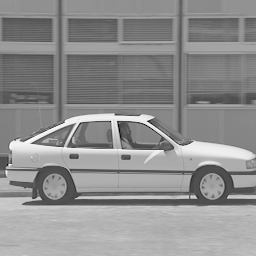
#> input picture assignment5/videos/images_car/car1.bmp, 256 x 256 px; the run also reads 2 pictures not shown here
$ jupyter execute assignment5.ipynb
#> lines starting #> are read from the running program, lines starting #| are printed output that depends on the picture
# CIM Assignment 5 - Experiments with Hybrid Video Encoding/Decoding Scheme

**Course**: Multimedia Information Codification
**Academic Year**: 2025/2026
**Authors**: Guilherme Rodrigues 202208878, João Oliveira 202205302
**Date**: May 2026

## Introduction & Project Objectives

The purpose of this assignment is to apply and consolidate theoretical and practical knowledge regarding hybrid transform-based and perceptually-aware media compression. These core techniques form the foundational building blocks of state-of-the-art image and video compression standards.

## Key Objectives

- Implement a Simplified Hybrid Encoder/Decoder: Develop a functional, baseline video codec utilizing intra-frame (I-frame), predictive (P-frame), and bidirectional (B-frame) compression modes.

- Integrate Core Video Coding Tools: Build and test independent functions for block-based 2D Discrete Cosine Transform (DCT2), matrix-based quantization, motion estimation, and motion compensation.

- Analyze Parameter Trade-offs: Systematically evaluate how varying encoding parameters—such as Group of Pictures (GOP) structures, Macroblock (MB) sizes, pixel accuracy, and quantization scale factors—impact the compression rate and visual quality.

- Performance Evaluation: Quantify performance by measuring the total bit budget against objective perceptual quality metrics, specifically Peak Signal-to-Noise Ratio (PSNR) and Structural Similarity Index (SSIM).

## Importing libraries

[cell 1]
import cv2
import matplotlib.pyplot as plt
import numpy as np
import os
from skimage.metrics import structural_similarity as ssim
import heapq
from scipy.ndimage import zoom
from scipy.fftpack import dct, idct

DEBUG = 0 # To make various experiments that may take a lot of time

# Defining the paths and extensions
img_folder_path = './videos/images_car'
extensions = ('.bmp')

## 1. Experiments with Hybrid Video Encoding

In this phase, we compress an incoming video sequence by isolating and processing only the luminance channel to optimize computational and perceptual efficiency. The encoding workflow sequentially chains motion estimation, block-based spatial transformations, and integer-division quantization matrices.

## 1.1.i) Image Import and Color Space Conversion

- Process: This component handles importing sequentially named image structures (e.g., .bmp frames from the car video sequence) and handles displaying them on screen.

- Color Space Flexibility: The system handles dynamic conversions from the default RGB space into alternative perceptually separated representations, specifically YCrCb, LAB, or HSV, depending on the specified user selection parameter.

- Luminance Extraction: Once split, only the luminance component (Y, L, or V) is passed down the pipeline, while color channels are preserved or set aside to assess spatial-temporal complexity efficiently.

[cell 2]
# Create a list of images
image_files = sorted(os.listdir(img_folder_path),key=lambda x: int(x.replace("car", "").replace(".bmp", "")))

# Selection for different color spaces
clr_space = 0 # 0 for YCrCb; 1 for LAB; 2 for VHS

# Function responsible for the conversion
def convert(img_path,clr_space = 0):
#> called with img_path = './videos/images_car/car1.bmp', clr_space = 0
    img_bgr = cv2.imread(img_path)
#> img_bgr is the input picture: shape (256, 256, 3); min 0, max 255, mean 143.2
    img_rgb = cv2.cvtColor(img_bgr, cv2.COLOR_BGR2RGB)

    if (clr_space == 0):
        img_converted = cv2.cvtColor(img_rgb, cv2.COLOR_RGB2YCrCb)
#> img_converted: shape (256, 256, 3); mean of channels 0, 1, 2 143.2, 128, 128
        names = 'YCrCb'
    elif (clr_space == 1):
        img_converted = cv2.cvtColor(img_rgb, cv2.COLOR_RGB2LAB)
        names = 'LAB'
    elif (clr_space == 2):
        img_converted = cv2.cvtColor(img_rgb, cv2.COLOR_RGB2HSV)
        names = 'HSV'

    return cv2.split(img_converted), names, img_rgb

### Displaying set of images and respective conversion
Each frame is shown alongside its separated channel components to verify correct conversion.

[cell 3]
for filename in image_files:
    path = os.path.join(img_folder_path, filename)
    print(filename)

    channels, titles, original_img = convert(path, clr_space)
#> titles = 'YCrCb'

    if clr_space == 0 :
        Y  = []
        Cb = []
        Cr = []
        components = [Y,Cb,Cr]
        components_names = ["Y","Cb","Cr"]
    elif clr_space == 1:
        L = []
        A = []
        B = []
        components = [L,A,B]
        components_names = ["L","A","B"]
    elif clr_space == 2:
        H = []
        S = []
        V = []
        components = [H,S,V]
        components_names = ["H","S","V"]

    components = channels

    plt.figure(figsize=(15, 5))

    plt.subplot(1, 4, 1)
    plt.imshow(original_img)
    plt.title(f"Original Image: {filename}")
    plt.axis('off')

    for i in range(2,5) :
        plt.subplot(1,4,i)
        plt.imshow(components[i-2])
        plt.title(f"{components_names[i-2]} channel image: {filename}")

    plt.tight_layout()
    plt.show()
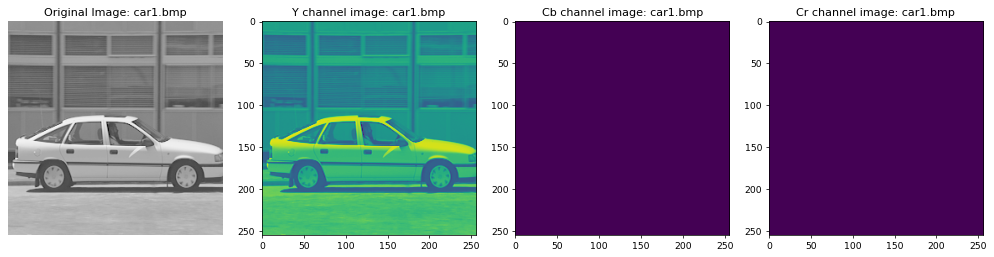
#> figure drawn by matplotlib, 4 panels

## 1.1.ii)

### Mean Squared Error
MSE is used as the error metric inside block_matching_v2 to find the best-matching reference block for each macroblock.

[cell 4]
def mse(block_a, block_b):
    diff = block_a.astype(np.float32) - block_b.astype(np.float32)
    return np.mean(diff ** 2)

## 1.1.ii) & 1.1.iii) Variable Block-Size Motion Estimation

- Process: This function calculates motion vectors on a Macroblock (MB) basis relative to reference frames. It computes the optimal motion shift using a fast search method.

- Input Parameters: The function accepts an anchor image block, reference frames (one frame for forward-predictive P-mode or two frames for bidirectional B-mode), an encoding mode selector, target pixel accuracy, and a search window size configuration.

- Variable Macroblock Support: To adaptively capture varying motion complexities, block dimensions can scale dynamically from a standard 16x16 size down to a granular 4x4 matrix layout.

- Outputs: For each processed block, the algorithm outputs its calculated coordinate motion vector pair alongside the corresponding residual difference block.

[cell 5]
def block_matching_v2(target_frame, references, mode='P', accuracy=1, window_size=15, block_size=16, min_block_size=4):

    # Ensure block_size doesn't go below the allowed minimum
    current_block_size = max(block_size, min_block_size)

    height, width = target_frame.shape
    search_range = window_size * accuracy

    # Initialize output arrays based on the current block size
    motion_vectors = np.zeros((height // current_block_size, width // current_block_size, 2), dtype=float) # Each macro block is represented by a pair (2) of coordinates -> dx,dy
    diff_blocks = np.zeros((height // current_block_size, width // current_block_size, current_block_size, current_block_size), dtype=np.float32)

    # Upsample frames when sub-pixel accuracy is requested, for both anchor and reference images
    if accuracy > 1:
        target_upscaled = zoom(target_frame.astype(np.float32), accuracy, order=1)
        refs_up = [zoom(r.astype(np.float32), accuracy, order=1) for r in references]
    else:
        target_upscaled = target_frame.astype(np.float32)
        refs_up = [r.astype(np.float32) for r in references]

    bs_up = current_block_size * accuracy

    # --- START OF SCRIPT -----------

    for i in range(0, height - current_block_size + 1, current_block_size):    # Iterating vertically by current_block_size 16 by 16
        for j in range(0, width - current_block_size + 1, current_block_size): # Iterating horizontally by current_block_size

            best_mse = float('inf')
            best_mv = (0, 0)
            best_ref = 0

            # Extract anchor block at upsampled resolution

            block_up = target_upscaled[(i * accuracy) : ((i + current_block_size) * accuracy), (j * accuracy):((j + current_block_size) * accuracy)] # Extracting the current 16x16 block

            if (mode == 'B' and len(references) > 1): # Since it's bidirectional it can use both previous and following images
                ref_range = range(2)
            else:
                ref_range = range(1)

            for ref_idx in ref_range: # Iterating through the image(s)
                ref_up = refs_up[ref_idx]
                h_up, w_up = ref_up.shape

                for x in range(-search_range, search_range + 1):
                    for y in range(-search_range, search_range + 1): # Same process as before
                        ri, ci = i * accuracy + x, j * accuracy + y

                        if 0 <= ri <= h_up - bs_up and 0 <= ci <= w_up - bs_up:
                            candidate = ref_up[ri: (ri + bs_up) , ci: (ci + bs_up)]
                            error = mse(block_up, candidate)

                            if error < best_mse:
                                best_mse = error
                                best_mv = (x / accuracy, y / accuracy)
                                best_ref = ref_idx

            motion_vectors[i // current_block_size, j // current_block_size] = best_mv

    # --- END OF SCRIPT -----------

            # Reconstruct the predicted block for the residual
            bx = int(round((i + best_mv[0]) * accuracy))
            by = int(round((j + best_mv[1]) * accuracy))
            ref_up_best = refs_up[best_ref]
            h_up, w_up = ref_up_best.shape

            if 0 <= bx <= h_up - bs_up and 0 <= by <= w_up - bs_up:
                predicted_up = ref_up_best[bx:bx + bs_up, by:by + bs_up]
                if accuracy > 1:
                    predicted = zoom(predicted_up, 1.0 / accuracy, order=1)
                else:
                    predicted = predicted_up
            else:
                predicted = target_frame[i:i + current_block_size, j:j + current_block_size].astype(np.float32)

            # Store the difference (Residual)
            actual_block = target_frame[i:i + current_block_size, j:j + current_block_size].astype(np.float32)
            diff_blocks[i // current_block_size, j // current_block_size] = actual_block - predicted

    return motion_vectors, diff_blocks

## 1.1.iv) Motion Vector Visualization

- Process: To visually inspect and debug the accuracy of our fast-search block matching, this routine overlays the calculated motion vectors onto the frame layout.

- Objective: Plotting these vectors allows us to observe spatial correlation trends, detect high-motion regions, and visually evaluate tracking efficiency.

[cell 6]
def plot_motion_vectors(anchor_frame, motion_vectors, block_size=16):

    cols, rows, _ = motion_vectors.shape

    cy = np.array([i * block_size + block_size // 2 for i in range(rows)])  # vertical centres
    cx = np.array([j * block_size + block_size // 2 for j in range(cols)])  # horizontal centres

    CX, CY = np.meshgrid(cx, cy)  # shape (rows, cols) each

    DY = motion_vectors[:, :, 0]  # row offsets
    DX = motion_vectors[:, :, 1]  # column offsets

    plt.figure(figsize=(10, 8))
    plt.imshow(anchor_frame, cmap='gray', vmin=0, vmax=255)
    plt.quiver(CX, CY, DX, DY,
               color='red',
               angles='xy',       # angles measured in display space
               scale_units='xy',  # arrow length in pixel units
               scale=1)           # 1 pixel of MV = 1 pixel on screen

    plt.title("Motion Vectors")
    plt.axis("off")
    plt.tight_layout()
    plt.show()

## 1.1.v) 2D Discrete Cosine Transform (DCT2)

- Process: Spatial redundancy within the luminance channel or residual motion-error blocks is minimized by applying a two-dimensional DCT transformation.

- Execution: This function splits the frame component into distinct 8x8 pixel blocks, invoking successive operations to map spatial intensities into equivalent frequency-domain coefficients.

[cell 7]
def zigzag_order():
    return [
    (0,0), (0,1), (1,0), (2,0), (1,1), (0,2), (0,3), (1,2), (2,1), (3,0), (4,0), (3,1), (2,2), (1,3), (0,4), (0,5),
    (1,4), (2,3), (3,2), (4,1), (5,0), (6,0), (5,1), (4,2), (3,3), (2,4), (1,5), (0,6), (0,7), (1,6), (2,5), (3,4),
    (4,3), (5,2), (6,1), (7,0), (7,1), (6,2), (5,3), (4,4), (3,5), (2,6), (1,7), (2,7), (3,6), (4,5), (5,4), (6,3),
    (7,2), (7,3), (6,4), (5,5), (4,6), (3,7), (4,7), (5,6), (6,5), (7,4), (7,5), (6,6), (5,7), (6,7), (7,6), (7,7)
    ]


def dct_process(image):

    height, width = image.shape # The image should be a multiple of 8
    h_blocks, w_blocks = height//8, width//8
    dct_blocks = np.zeros((h_blocks,w_blocks,8,8))

    for i in range(h_blocks):
        for j in range(w_blocks):
            block = image[i*8:(i+1)*8, j*8:(j+1)*8].astype(float)
            dct_blocks[i, j] = dct(dct(block, norm='ortho'), norm='ortho', axis=1) # The same as doing T.Block.T'. Orthogonalized variant

    return dct_blocks, (h_blocks, w_blocks)


def idct_process(dct_blocks, h_blocks, w_blocks):
    recovered = np.zeros((h_blocks*8, w_blocks*8))

    ZIGZAG_ORDER = zigzag_order()

    for i in range(h_blocks):
        for j in range(w_blocks):
            block = dct_blocks[i, j]
            recovered[i*8:(i+1)*8, j*8:(j+1)*8] = idct(idct(block, norm='ortho'), norm='ortho', axis=1)

    return recovered

## 1.1.vi) Matrix-Based Quantization

- Process: This function performs lossy compression via an element-wise integer division of the 8x8 frequency coefficient blocks.

- MPEG Scaling Principle: The division utilizes scaled quantization matrices. It applies a default MPEG intra-frame matrix when processing original pixel values (I-mode), and a dedicated inter-frame matrix for residual motion error blocks (P and B modes).

- Control Mechanism: The user-defined quantization scale factor alters the magnitude of these matrices, acting as the primary control slider to balance overall compression ratios against visual distortions.

[cell 8]
# MPEG default quantisation matrices (MPEG-1/2 spec)
QUANT_MATRIX_I = np.array([
    [ 8, 16, 19, 22, 26, 27, 29, 34],
    [16, 16, 22, 24, 27, 29, 34, 37],
    [19, 22, 26, 27, 29, 34, 34, 38],
    [22, 22, 26, 27, 29, 34, 37, 40],
    [22, 26, 27, 29, 32, 35, 40, 48],
    [26, 27, 29, 32, 35, 40, 48, 58],
    [26, 27, 29, 34, 38, 46, 56, 69],
    [27, 29, 35, 38, 46, 56, 69, 83]
], dtype=np.float32) # For I

QUANT_MATRIX_PB = np.array([
    [16, 17, 18, 19, 20, 21, 22, 23],
    [17, 18, 19, 20, 21, 22, 23, 24],
    [18, 19, 20, 21, 22, 23, 24, 25],
    [19, 20, 21, 22, 23, 24, 26, 27],
    [20, 21, 22, 23, 26, 26, 27, 28],
    [21, 22, 23, 24, 26, 27, 28, 30],
    [22, 23, 24, 26, 27, 28, 30, 31],
    [23, 24, 25, 27, 28, 30, 31, 33]
], dtype=np.float32) # For B and P


def quantise_block(block, mode='I', quant_scale=4):

    base_matrix = QUANT_MATRIX_I if mode == 'I' else QUANT_MATRIX_PB
    scaled_matrix = base_matrix * quant_scale

    q_block = (block / scaled_matrix).astype(np.int16)
    return q_block


def dequantise_block(q_block, mode='I', quant_scale=4):

    base_matrix = QUANT_MATRIX_I if mode == 'I' else QUANT_MATRIX_PB
    scaled_matrix = base_matrix * quant_scale

    block = q_block.astype(np.float32) * scaled_matrix
    return block

## 1.1. Main

Demonstrates all functions from 1.1 sequentially on the car image sequence, verifying each component in isolation before integration.

[cell 9]
# ── 1.1 Main Demo ─────────────────────────────────────────────────────────────
# Parameters
CLR_SPACE   = 0    # 0=YCrCb, 1=LAB, 2=HSV
BLOCK_SIZE  = 16   # Macro-block size (try 8 or 16)
MIN_BLOCK   = 4    # Minimum block size for block_matching_v2
ACCURACY    = 1    # Sub-pixel accuracy (1 = integer pixel)
WINDOW_SIZE = 7    # Motion search window
QUANT_SCALE = 4    # Quantiser scale factor

# ── 1.1.i — Load and convert the first frame ──────────────────────────────────
print("── 1.1.i  Color space conversion ──")

frame0_path = os.path.join(img_folder_path, image_files[0])
channels, space_name, original_rgb = convert(frame0_path, CLR_SPACE)
#> space_name = 'YCrCb'
Y0  = channels[0].astype(np.float32)   # luminance
Cb0 = channels[1]
#> Cb0: shape (256, 256); every value is 128
Cr0 = channels[2]

fig, axes = plt.subplots(1, 4, figsize=(16, 4))
axes[0].imshow(original_rgb);           axes[0].set_title("Original RGB")
axes[1].imshow(Y0,  cmap='gray');       axes[1].set_title(f"Y  ({space_name})")
axes[2].imshow(Cb0, cmap='gray');       axes[2].set_title(f"Cb ({space_name})")
axes[3].imshow(Cr0, cmap='gray');       axes[3].set_title(f"Cr ({space_name})")
for ax in axes: ax.axis('off')
#> this loop made 4 passes
plt.suptitle(f"1.1.i — {image_files[0]}")
plt.tight_layout()
plt.show()
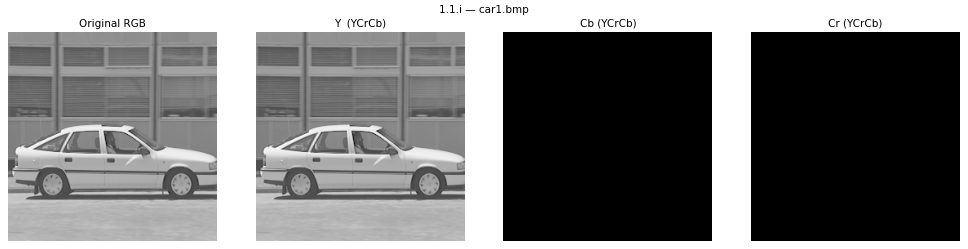
#> figure drawn by matplotlib, 4 panels

# ── Load second frame for motion estimation ────────────────────────────────────
frame1_path = os.path.join(img_folder_path, image_files[1])
channels1, _, _ = convert(frame1_path, CLR_SPACE)
Y1 = channels1[0].astype(np.float32)
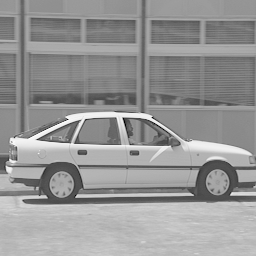
#> Y1: shape (256, 256) float32; min 0, max 254, mean 149.9

# ── 1.1.ii / 1.1.iii — Motion estimation (block_matching_v2) ──────────────────
print("\n── 1.1.ii/iii  Motion estimation ──")

motion_vectors, diff_blocks = block_matching_v2(
    target_frame  = Y1,
    references    = [Y0],
    mode          = 'P',
    accuracy      = ACCURACY,
    window_size   = WINDOW_SIZE,
    block_size    = BLOCK_SIZE,
    min_block_size= MIN_BLOCK
)
#> in block_matching_v2, `refs_up = [r.astype(np.float32) for r in references]`: refs_up = 1 item

print(f"  Anchor frame  : {image_files[1]}")
print(f"  Reference     : {image_files[0]}")
print(f"  MB grid shape : {motion_vectors.shape[:2]}  ({BLOCK_SIZE}×{BLOCK_SIZE} blocks)")
#|   MB grid shape : (16, 16)  (16×16 blocks)
print(f"  MV range dy   : [{motion_vectors[:,:,0].min():.1f}, {motion_vectors[:,:,0].max():.1f}]")
#|   MV range dy   : [-7.0, 7.0]
print(f"  MV range dx   : [{motion_vectors[:,:,1].min():.1f}, {motion_vectors[:,:,1].max():.1f}]")
#|   MV range dx   : [-7.0, 7.0]
print(f"  Residual mean : {np.abs(diff_blocks).mean():.2f}")
#|   Residual mean : 11.49

# Reconstruct full residual image for display
rows_mb, cols_mb = motion_vectors.shape[:2]
residual_img = np.zeros((rows_mb * BLOCK_SIZE, cols_mb * BLOCK_SIZE), dtype=np.float32)
for i in range(rows_mb):
    for j in range(cols_mb):
        residual_img[i*BLOCK_SIZE:(i+1)*BLOCK_SIZE,
                     j*BLOCK_SIZE:(j+1)*BLOCK_SIZE] = diff_blocks[i, j]
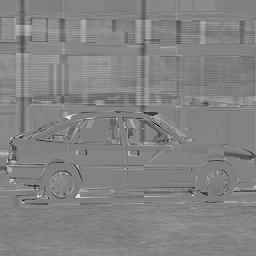
#> residual_img: shape (256, 256) float32; min -167, max 168, mean 5.3; drawn with min black and max white

fig, axes = plt.subplots(1, 3, figsize=(16, 5))
axes[0].imshow(Y0,  cmap='gray', vmin=0, vmax=255); axes[0].set_title(f"Reference  ({image_files[0]})")
axes[1].imshow(Y1,  cmap='gray', vmin=0, vmax=255); axes[1].set_title(f"Anchor     ({image_files[1]})")
axes[2].imshow(np.abs(residual_img), cmap='hot');   axes[2].set_title("Residual |anchor − predicted|")
for ax in axes: ax.axis('off')
#> this loop made 3 passes
plt.suptitle("1.1.ii/iii — Motion Estimation")
plt.tight_layout()
plt.show()
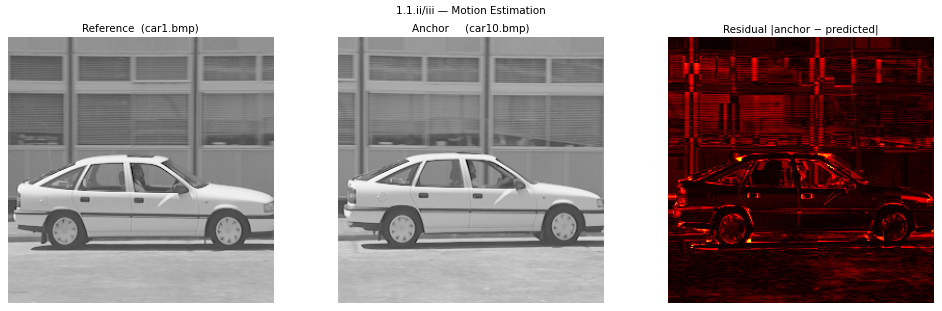
#> figure drawn by matplotlib, 3 panels

# ── 1.1.iv — Plot motion vectors ──────────────────────────────────────────────
print("\n── 1.1.iv  Motion vector plot ──")
plot_motion_vectors(Y1, motion_vectors, block_size=BLOCK_SIZE)
#> in plot_motion_vectors, `plt.show()`:
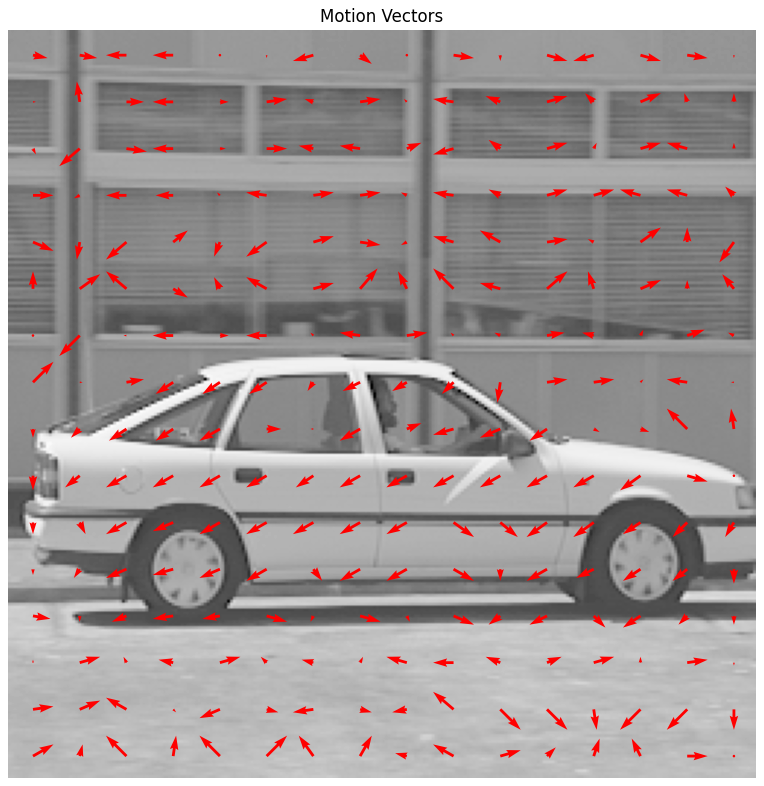
#> figure drawn by matplotlib, 1 panel

# ── 1.1.v — DCT on the first frame (luminance) ────────────────────────────────
print("\n── 1.1.v  DCT / IDCT ──")

# Crop Y0 to a multiple of 8
H8 = (Y0.shape[0] // 8) * 8
W8 = (Y0.shape[1] // 8) * 8
#> (the rest of the program and of its run is left out)
